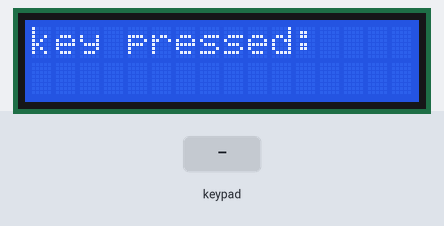
This sketch was run on a simulated Arduino Mega 2560, built with avr-gcc and run on an emulated ATmega2560. Parts: 16×2 character LCD. Inputs (shaded band) come from the test bench. What the sketch prints to the serial monitor is not drawn.

Above: at 1.2 s.
1.3 s: keypad keys 3 7 3 5 3 3 3 1 # pressed 0.4 s apart
At 5.6 s:
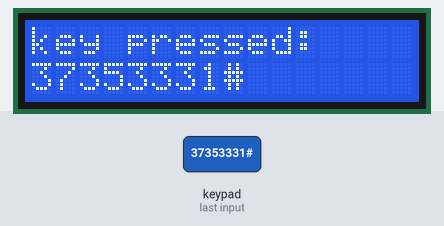
6.4 s: key 'A' pressed
At 7.1 s:
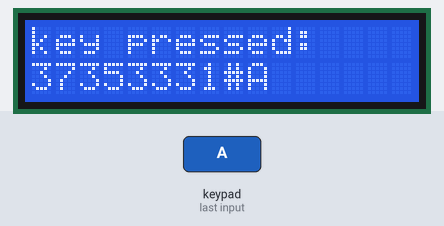
7.9 s: key 'B' pressed
At 8.3 s:
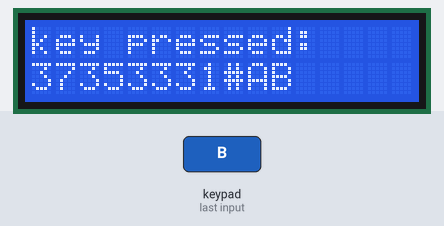
9.4 s: key 'C' pressed
At 10.6 s:
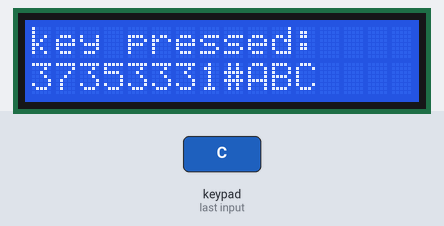
10.9 s: key '*' pressed
At 11.8 s:
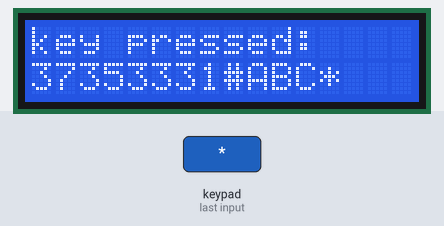
12.4 s: key 'D' pressed
At 12.9 s:
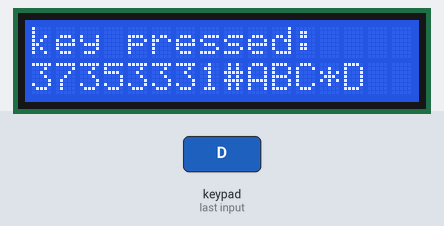
Timing chart, 0 to 14.9 s (numbered marks = the images above; inputs shaded):
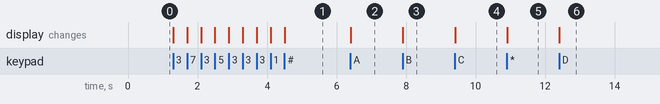

The sketch:

keypad_display.ino
```cpp
//4x3 keypad (no letters)

//keypad library
#include <Keypad.h>
//lcd library
#include <LiquidCrystal.h>

//initialize keypad
const byte ROWS = 4; //4 rows
const byte COLS = 4; //4 columns

char keys[ROWS][COLS] = {
  {'1', '2', '3', 'A'},
  {'4', '5', '6', 'B'},
  {'7', '8', '9', 'C'},
  {'*', '0', '#', 'D'}
};
byte row_pins[ROWS] = {37, 35, 33, 31}; //connect to the row pinouts of the keypad
byte col_pins[COLS] = {29, 27, 25, 23}; // connect to the column pinouts of the keypad

Keypad keypad = Keypad( makeKeymap(keys), row_pins, col_pins, ROWS, COLS);

//initialize lcd
const byte rs = 53, en = 51, d4 = 49, d5 = 47, d6 = 45, d7 = 43;
LiquidCrystal lcd(rs, en, d4, d5, d6, d7);

void setup() {
  // put your setup code here, to run once:

  //initialize serial monitor
  Serial.begin(9600);

  //initialize lcd
  lcd.begin(16, 2); //set up lcd's number of columns and rows
  lcd.print("key pressed:");
  lcd.setCursor(0,1);
}

void loop() {
  // put your main code here, to run repeatedly:

  //set cursor to column 0, row 1
  //lcd.setCursor(0,1);

  //get the character of the button pressed
  char key = keypad.getKey();

  //key = 0 if no buttons are pressed
  if(key) {
    lcd.print(key);
    Serial.println(key);
  }
}
```

Measured:
- after the input at 1.3 s, the display: first changes at once (image 1 shows a later state)
- after the input at 6.4 s, the display: changes at once (image 2)
- after the input at 7.9 s, the display: changes at once (image 3)
- after the input at 9.4 s, the display: changes at once (image 4)
- after the input at 10.9 s, the display: changes at once (image 5)
- after the input at 12.4 s, the display: changes at once (image 6)
